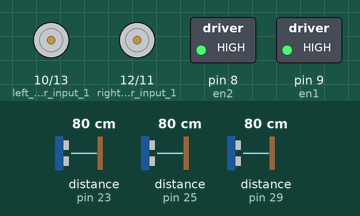
This sketch was run on a simulated Arduino Uno, built with avr-gcc and run on an emulated ATmega328P. Shown: motor-driver pin pairs drawn as motors (green arrow = first pin HIGH = forward, orange = second pin HIGH = backward, longer = more drive), switched loads named in the sketch (green lamp = pin HIGH). Inputs (shaded band) come from the test bench; at power-on: distance to the obstacle (sensors on pin 25, pin 23, pin 29) 80 cm. The echo pulse lasts 58.3 µs per cm; what the sketch prints to the serial monitor is not drawn.

Above: at 1.2 s.
1.3 s: distance to the obstacle (sensor on pin 25) set to 11 cm
4.3 s: distance to the obstacle (sensor on pin 25) set to 8 cm
At 4.9 s:
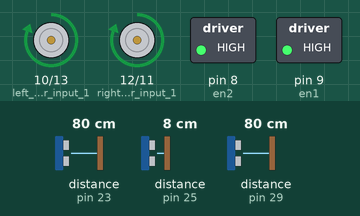
Timing chart, 0 to 7.3 s (numbered marks = the images above; inputs shaded):
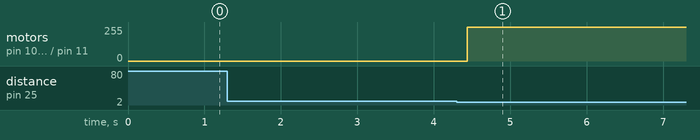

The sketch:

Flank_em_slave_v2.ino
```cpp
// ---------------------------------------------------------------------------
// This example code was used to successfully communicate with 15 ultrasonic sensors. You can adjust
// the number of sensors in your project by changing SONAR_NUM and the number of NewPing objects in the
// "sonar" array. You also need to change the pins for each sensor for the NewPing objects. Each sensor
// is pinged at 33ms intervals. So, one cycle of all sensors takes 495ms (33 * 15 = 495ms). The results
// are sent to the "oneSensorCycle" function which currently just displays the distance data. Your project
// would normally process the sensor results in this function (for example, decide if a robot needs to
// turn and call the turn function). Keep in mind this example is event-driven. Your complete sketch needs
// to be written so there's no "delay" commands and the loop() cycles at faster than a 33ms rate. If other
// processes take longer than 33ms, you'll need to increase PING_INTERVAL so it doesn't get behind.
// ---------------------------------------------------------------------------
#include <NewPing.h>

#define SONAR_NUM     3 // Number or sensors.
#define MAX_DISTANCE 400 // Maximum distance (in cm) to ping.
#define PING_INTERVAL 66 // Milliseconds between sensor pings (29ms is about the min to avoid cross-sensor echo).
#define THRES 10
#define THRESH_UP 50
#define ERROR_THRESH 3
unsigned long pingTimer[SONAR_NUM]; // Holds the times when the next ping should happen for each sensor.
unsigned int cm[SONAR_NUM];         // Where the ping distances are stored.
uint8_t currentSensor = 0;          // Keeps track of which sensor is active.

void intersctionright();
void intersectionleft();
void turnright();
void turnleft();
void correctright();
void correctleft();
void moveservo(int);
int getdistleft();
int getdistright();
int getdistfor();
void goforward();
int left;
int right;
int forw;
NewPing sonar[SONAR_NUM] = {     // Sensor object array. trig followed by echo
  NewPing(24, 25, MAX_DISTANCE), // left
  NewPing(22, 23, MAX_DISTANCE), //forw
  NewPing(28, 29, MAX_DISTANCE), // right

};

void setup()
{
      Serial.begin(115200);
     pingTimer[0] = millis() + 75;           // First ping starts at 75ms, gives time for the Arduino to chill before starting.
     for (uint8_t i = 1; i < SONAR_NUM; i++) // Set the starting time for each sensor.
     pingTimer[i] = pingTimer[i - 1] + PING_INTERVAL;
      pinMode(9, OUTPUT); //en1
      pinMode(8, OUTPUT); //en2
      pinMode(10,OUTPUT); //left Motor input 1
      pinMode(13,OUTPUT); //left Motor input 2
      pinMode(12,OUTPUT); //right Motor input 1
      pinMode(11,OUTPUT); //right Motor input 2
      digitalWrite(8, HIGH);
      digitalWrite(9, HIGH);
}

void loop()
{

 get_distance_all_sensors();
  Serial.print("Left: ");
  Serial.print(left);
  Serial.print(" Forw: ");
  Serial.print(forw);
  Serial.print(" Right: ");
  Serial.println(right);
  if(left<THRES && right != 0 && left != 0 && right<THRES && (forw>THRES||forw == 0))
    goforward();
  else if((left >= THRESH_UP) && (right<THRES && right != 0))
    intersectionleft();
  else if((left<THRES && left!= 0) && (right >= THRESH_UP))
    intersectionright();
  // The rest of your code would go here.
}
void get_distance_all_sensors()
{
     for (uint8_t i = 0; i < SONAR_NUM; i++)
      { // Loop through all the sensors.
       if (millis() >= pingTimer[i])
       {         // Is it this sensor's time to ping?
          pingTimer[i] += PING_INTERVAL * SONAR_NUM;  // Set next time this sensor will be pinged.
          if (i == 0 && currentSensor == SONAR_NUM - 1) //oneSensorCycle(); // Sensor ping cycle complete, do something with the results.
          sonar[currentSensor].timer_stop();          // Make sure previous timer is canceled before starting a new ping (insurance).
          currentSensor = i;                          // Sensor being accessed.
          cm[currentSensor] = 0;                      // Make distance zero in case there's no ping echo for this sensor.
          sonar[currentSensor].ping_timer(echoCheck); // Do the ping (processing continues, interrupt will call echoCheck to look for echo).
      }
    }
    left = cm[0];
    forw = cm[1];
    right = cm[2];
}
void intersectionright() //code to be run if there is a right turn intersection
{
  Serial.println("In intersection right");

  get_distance_all_sensors();
  int old_r[3] = {left, forw, right};
  while(!(fabs(left-old_r[1])<= ERROR_THRESH && fabs(forw-old_r[2])<= ERROR_THRESH))
  {
    turnright();
    get_distance_all_sensors();
    Serial.print("right : ");Serial.println(right);
  }
}

void intersectionleft() //code to be run if there is a left turn intersection
{
  Serial.println("In intersection left");
  get_distance_all_sensors();
  int old_r[3] = {left, forw, right};
  while(!(fabs(right-old_r[1])<= ERROR_THRESH && fabs(forw-old_r[0])<= ERROR_THRESH))
  {
    turnleft();
    get_distance_all_sensors();
    Serial.println("left : ");Serial.println(left);
  }

}

void goforward()
{
  digitalWrite(10,HIGH);
  digitalWrite(13,LOW);
  digitalWrite(11,HIGH);
  digitalWrite(12,LOW);
}

void turnleft()
{
  digitalWrite(10,LOW);
  digitalWrite(13,HIGH);
  digitalWrite(11,HIGH);
  digitalWrite(12,LOW);
}

void turnright()
{
  digitalWrite(10,HIGH);
  digitalWrite(13,LOW);
  digitalWrite(11,LOW);
  digitalWrite(12,HIGH);
}
void correctright()
{
  digitalWrite(2, HIGH);
  digitalWrite(3, LOW);
  digitalWrite(4, HIGH);
  digitalWrite(5, LOW);
  analogWrite(1, 150);
  analogWrite(6, 200);
}
void correctleft()
{
  digitalWrite(2, HIGH);
  digitalWrite(3, LOW);
  digitalWrite(4, HIGH);
  digitalWrite(5, LOW);
  analogWrite(1, 200);
  analogWrite(6, 150);
}

void echoCheck() { // If ping received, set the sensor distance to array.
  if (sonar[currentSensor].check_timer())
    cm[currentSensor] = sonar[currentSensor].ping_result / US_ROUNDTRIP_CM;
}

void oneSensorCycle() { // Sensor ping cycle complete, do something with the results.
  for (uint8_t i = 0; i < SONAR_NUM; i++) {
    Serial.print(i);
    Serial.print("=");
    Serial.print(cm[i]);
    Serial.print("cm ");
  }
  Serial.println();
}
```

Measured:
- the behaviour switches between 10 and 9 cm on distance to the obstacle (sensor on pin 25) (found by bisection; images 0 and 1)
- after the input at 4.3 s, motor on pin 10 (left_Motor_input_1) / pin 13 (left_Motor_input_2), motor on pin 12 (right_Motor_input_1) / pin 11 (right_Motor_input_2): stopped → forward 255/255 after 0.14 s
